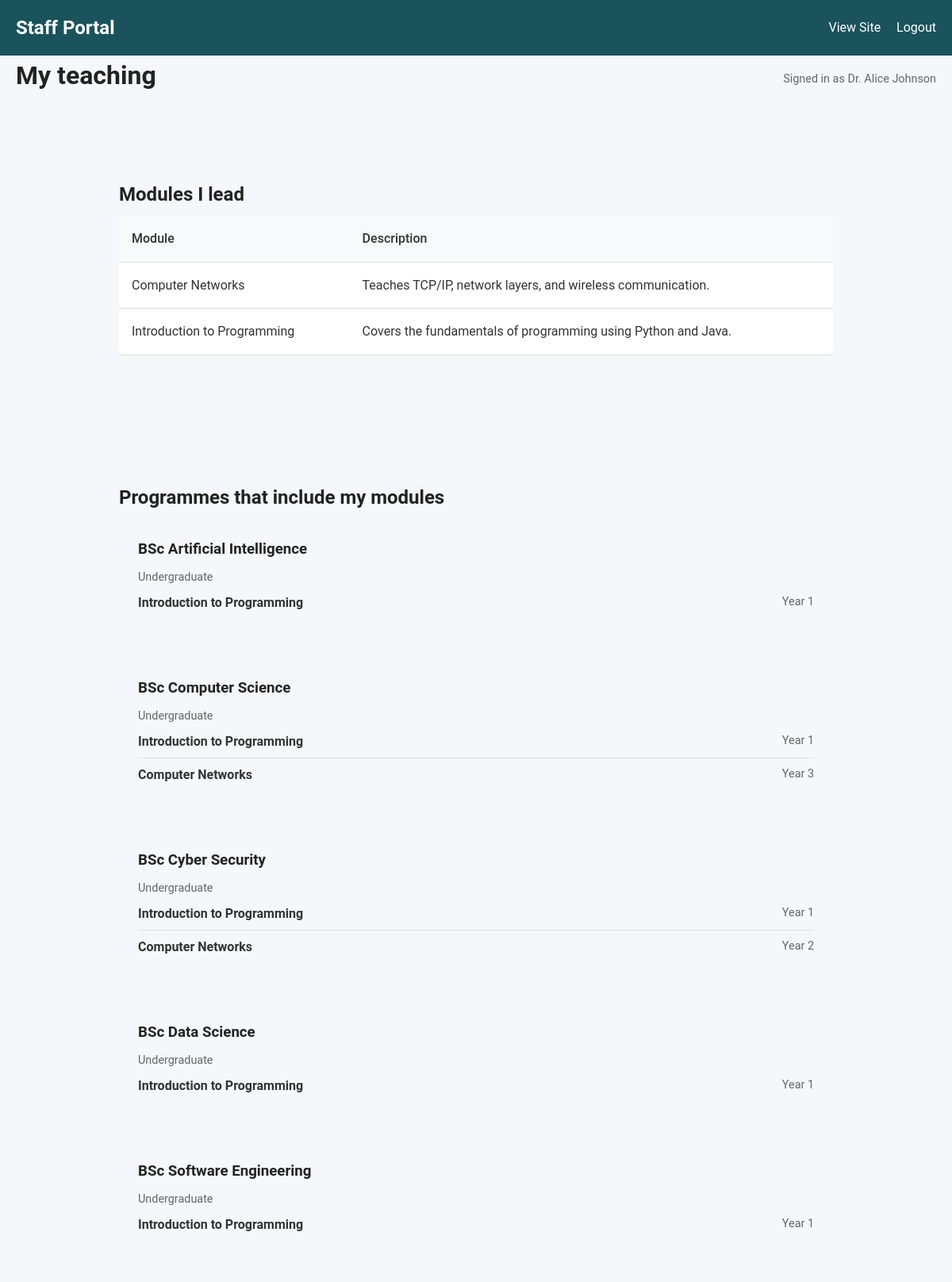
Page /staff/dashboard (signed in) on the committed database.
### tables this page shows
CREATE TABLE Modules (
    ModuleID INTEGER PRIMARY KEY,
    ModuleName TEXT NOT NULL,
    ModuleLeaderID INTEGER,
    Description TEXT,
    Image TEXT,
    FOREIGN KEY (ModuleLeaderID) REFERENCES Staff(StaffID)
);

CREATE TABLE ProgrammeModules (
    ProgrammeModuleID INTEGER PRIMARY KEY AUTO_INCREMENT,
    ProgrammeID INTEGER,
    ModuleID INTEGER,
    Year INTEGER,
    FOREIGN KEY (ProgrammeID) REFERENCES Programmes(ProgrammeID),
    FOREIGN KEY (ModuleID) REFERENCES Modules(ModuleID)
);

CREATE TABLE Programmes (
    ProgrammeID INTEGER PRIMARY KEY AUTO_INCREMENT,
    ProgrammeName TEXT NOT NULL,
    LevelID INTEGER,
    ProgrammeLeaderID INTEGER,
    Description TEXT,
    Image TEXT,
    FOREIGN KEY (LevelID) REFERENCES Levels(LevelID),
    FOREIGN KEY (ProgrammeLeaderID) REFERENCES Staff(StaffID)
);

CREATE TABLE Levels (
    LevelID INTEGER PRIMARY KEY,
    LevelName TEXT NOT NULL
);

### src/Core/Controller.php (called while the page is built, shortened)
<?php
class Controller
{
    protected function render(string $view, array $data = []): string
    {
        return View::render($view, $data);
    }
}

### src/Controllers/Staff/DashboardController.php (called while the page is built, shortened)
<?php
class DashboardController extends Controller
{
    public function index()
    {
        $staffId = (int) Session::get('staff_id');
        $modulesLed = Staff::getModulesLedByStaff($staffId);
        $impactRows = Staff::getProgrammeImpactForStaff($staffId);
        $impactByProgramme = [];
        foreach ($impactRows as $row) {
            $pid = $row['ProgrammeID'];
            if (!isset($impactByProgramme[$pid])) {
                $impactByProgramme[$pid] = [
                    'ProgrammeName' => $row['ProgrammeName'],
                    'LevelName' => $row['LevelName'],
                    'rows' => [],
                ];
            }
            $impactByProgramme[$pid]['rows'][] = $row;
        }
        return $this->render('staff/dashboard/index', [
            'title' => 'My teaching',
            'modulesLed' => $modulesLed,
            'impactByProgramme' => $impactByProgramme,
        ]);
    }
}

### src/Core/Router.php (called while the page is built, shortened)
<?php
class Router
{
    private array $routes = [];
    private function addRoute(string $method, string $path, array $handler): void
    {
        $regex = preg_replace('/\{([a-zA-Z0-9_]+)\}/', '(?P<\1>[a-zA-Z0-9_-]+)', $path);
        $regex = "#^" . $regex . "$#";
        $this->routes[] = [
            'method'  => $method,
            'pattern' => $regex,
            'controller' => $handler[0],
            'action'     => $handler[1],
            'path'       => $path
        ];
    }
    public function dispatch(string $method, string $uri)
    {
        $uri = parse_url($uri, PHP_URL_PATH);
        foreach ($this->routes as $route) {
            if ($route['method'] === $method && preg_match($route['pattern'], $uri, $matches)) {
                $params = array_filter($matches, 'is_string', ARRAY_FILTER_USE_KEY);
                $controllerName = $route['controller'];
                $action = $route['action'];
                if (class_exists($controllerName)) {
                    $controller = new $controllerName();
                    if (method_exists($controller, $action)) {
                        return call_user_func_array([$controller, $action], $params);
                    }
                }
            }
        }
        throw new \Exception("Route not found: $uri");
    }
}

### public/index.php (called while the page is built, shortened)
<?php
$app = new \App\Core\App();
require_once __DIR__ . '/../src/Routes/staff.php';
$app->run();

### src/Core/Session.php (called while the page is built, shortened)
<?php
class Session
{
    public static function get(string $key, $default = null)
    {
        return $_SESSION[$key] ?? $default;
    }
}

### src/Models/Staff.php (called while the page is built, shortened)
<?php
class Staff
{
    public static function getModulesLedByStaff(int $staffId): array
    {
        $db = Database::getConnection();
        $stmt = $db->prepare(
            "SELECT ModuleID, ModuleName, Description, Image FROM Modules WHERE ModuleLeaderID = ? ORDER BY ModuleName"
        );
        $stmt->execute([$staffId]);
        return $stmt->fetchAll(PDO::FETCH_ASSOC);
    }
    public static function getProgrammeImpactForStaff(int $staffId): array
    {
        $db = Database::getConnection();
        $sql = "SELECT p.ProgrammeID, p.ProgrammeName, l.LevelName, m.ModuleID, m.ModuleName, pm.Year
                FROM ProgrammeModules pm
                JOIN Programmes p ON p.ProgrammeID = pm.ProgrammeID
                LEFT JOIN Levels l ON l.LevelID = p.LevelID
                JOIN Modules m ON m.ModuleID = pm.ModuleID
                WHERE pm.ModuleID IN (SELECT ModuleID FROM Modules WHERE ModuleLeaderID = ?)
                ORDER BY p.ProgrammeName, pm.Year, m.ModuleName";
        $stmt = $db->prepare($sql);
        $stmt->execute([$staffId]);
        return $stmt->fetchAll(PDO::FETCH_ASSOC);
    }
}

### src/Views/staff/dashboard/index.php (the view)
<div class="admin-header">
    <h1>My teaching</h1>
    <p class="text-muted">Signed in as <?= htmlspecialchars(\App\Core\Session::get('staff_name') ?? '') ?></p>
</div>
<div class="section text-left" style="text-align: left; max-width: 900px; margin: 0 auto 2rem;">
    <h2>Modules I lead</h2>
    <?php if (empty($modulesLed)): ?>
        <p>You are not listed as the leader of any module yet. When an administrator assigns you as a module leader, those modules will appear here.</p>
    <?php else: ?>
        <div class="table-responsive">
            <table class="admin-table">
                <thead>
                    <tr>
                        <th>Module</th>
                        <th>Description</th>
                    </tr>
                </thead>
                <tbody>
                    <?php foreach ($modulesLed as $mod): ?>
                        <tr>
                            <td><?= htmlspecialchars($mod['ModuleName']) ?></td>
                            <td><?= htmlspecialchars($mod['Description'] ?? '') ?></td>
                        </tr>
                    <?php endforeach; ?>
                </tbody>
            </table>
        </div>
    <?php endif; ?>
</div>
<div class="section text-left" style="text-align: left; max-width: 900px; margin: 0 auto;">
    <h2>Programmes that include my modules</h2>
    <?php if (empty($impactByProgramme)): ?>
        <p>No programme assignments yet for modules you lead.</p>
    <?php else: ?>
        <?php foreach ($impactByProgramme as $prog): ?>
            <div class="year-block" style="margin-bottom: 1.5rem;">
                <h3><?= htmlspecialchars($prog['ProgrammeName']) ?></h3>
                <p class="text-muted"><?= htmlspecialchars($prog['LevelName'] ?? '—') ?></p>
                <ul class="module-list">
                    <?php foreach ($prog['rows'] as $row): ?>
                        <li>
                            <strong><?= htmlspecialchars($row['ModuleName']) ?></strong>
                            <span class="module-leader">Year <?= htmlspecialchars((string) $row['Year']) ?></span>
                        </li>
                    <?php endforeach; ?>
                </ul>
            </div>
        <?php endforeach; ?>
    <?php endif; ?>
</div>

### public/assets/css/app.css (style rules this page uses)
* { box-sizing: border-box; margin: 0; padding: 0; }
:root { --primary-color: #0b3d91; --secondary-color: #fca311; --text-color: #333; --bg-color: #fff; --light-bg: #f5f7fa; --danger-color: #d9534f; --success-color: #5cb85c; --border-color: #e0e0e0; }
body { font-family: 'Roboto', sans-serif; color: var(--text-color); background-color: var(--bg-color); line-height: 1.6; }
h1, h2, h3 { margin-bottom: 0.5rem; color: #222; }
.section { padding: 4rem 0; text-align: center; }
.year-block { background: var(--light-bg); padding: 1.5rem; border-radius: 8px; margin-bottom: 1rem; }
.module-list { list-style: none; }
.module-list li { padding: 0.5rem 0; border-bottom: 1px solid var(--border-color); display: flex; justify-content: space-between; }
.module-list li:last-child { border-bottom: none; }
.module-leader { color: #666; font-size: 0.9em; }
.admin-body { background-color: var(--light-bg); }
.admin-header { display: flex; justify-content: space-between; align-items: center; margin-bottom: 2rem; }
.table-responsive { overflow-x: auto; }
.admin-table { width: 100%; border-collapse: collapse; background: white; box-shadow: 0 2px 4px rgba(0,0,0,0.05); border-radius: 8px; }
.admin-table th, .admin-table td { padding: 1rem; text-align: left; border-bottom: 1px solid var(--border-color); }
.admin-table th { background: #f8f9fa; font-weight: 500; }
.text-muted { color: #666; font-size: 0.9rem; }

### rows in the picture
modules: ModuleName "Computer Networks", Description "Teaches TCP/IP, network layers, and wireless communication."
modules: ModuleName "Introduction to Programming", Description "Covers the fundamentals of programming using Python and Java."
programmemodules: ProgrammeID.ProgrammeName "BSc Artificial Intelligence", levels.LevelName "Undergraduate", ModuleID.ModuleName "Introduction to Programming", Year "1"
programmemodules: ModuleID.ModuleName "Introduction to Programming", Year "1"
programmemodules: ModuleID.ModuleName "Computer Networks", Year "3"
programmemodules: ModuleID.ModuleName "Introduction to Programming", Year "1"
programmemodules: ModuleID.ModuleName "Computer Networks", Year "2"
programmemodules: ProgrammeID.ProgrammeName "BSc Data Science", levels.LevelName "Undergraduate", ModuleID.ModuleName "Introduction to Programming", Year "1"
programmemodules: ProgrammeID.ProgrammeName "BSc Software Engineering", levels.LevelName "Undergraduate", ModuleID.ModuleName "Introduction to Programming", Year "1"

### other values in the picture
$prog['ProgrammeName'] "BSc Computer Science"
$prog['LevelName'] "Undergraduate"
$prog['ProgrammeName'] "BSc Cyber Security"
